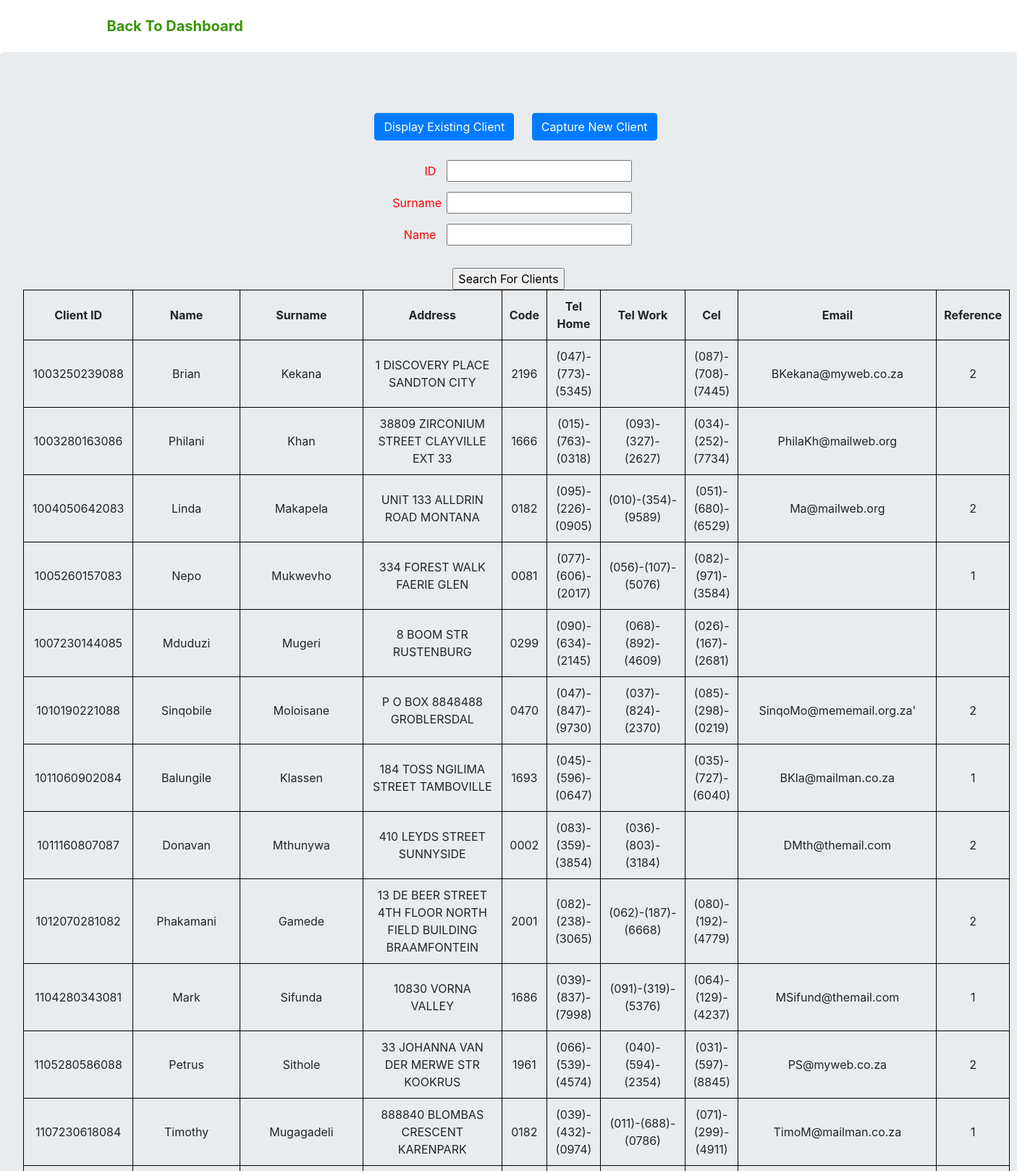
Page /displayexistingclient.php (upper part) on the committed database.
### tables this page shows
CREATE TABLE `tblclientinfo` (
  `Client_id` varchar(15) NOT NULL,
  `C_name` varchar(30) NOT NULL,
  `C_surname` varchar(50) NOT NULL,
  `Address` varchar(200) NOT NULL,
  `Code` varchar(4) NOT NULL,
  `C_Tel_H` varchar(20) NOT NULL,
  `C_Tel_W` varchar(20) NOT NULL,
  `C_Tel_C` varchar(20) NOT NULL,
  `C_Email` varchar(200) NOT NULL,
  `Reference_ID` varchar(20) NOT NULL,
  PRIMARY KEY (`Client_id`),
  KEY `Reference_ID` (`Reference_ID`)
);

### displayexistingclient.php (the view, shortened to what this page needs)
<?php
$id=filter_input(INPUT_POST,'idnumber');
$surname=filter_input(INPUT_POST,'surname');
$name=filter_input(INPUT_POST,'name');
?>
<!DOCTYPE html>
<html>
<head>
    <link rel="stylesheet" href="assets/bootstrap/css/bootstrap.min.css">
    <link rel="stylesheet" href="assets/css/Navigation-Clean.css">
    <link rel="stylesheet" href="assets/css/styles.css">
</head>
<body>
    <div>
        <nav class="navbar navbar-light navbar-expand-md navigation-clean">
            <div class="container"><a class="navbar-brand" href="index.html" style="color:rgb(57,149,0);">Back To Dashboard</a>
    </div>
    </nav>
    </div>
     <div class="jumbotron" style="text-align:center;">
        <button class="btn btn-primary" type="button" style="margin:20px;" onclick="location.href='displayexistingclient.php';";>Display Existing Client</button>
        <button class="btn btn-primary" type="button" onclick="location.href='addnewclient.php';";>Capture New Client</button>
        <?php
include('DBaccess.php');
 $query="select * from tblclientinfo WHERE C_name like ? AND C_surname like ? AND Client_id like ? ORDER BY
 Client_id ASC";
         $statement=$db->prepare($query);
  $qname= '%'. $name.'%' ;
       $statement->bindParam(1, $qname);
        $qsurname= '%'. $surname.'%' ;
       $statement->bindParam(2, $qsurname);
        $qID= '%'. $id.'%' ;
       $statement->bindParam(3, $qID);
                 $statement->execute();
                 $result=$statement->fetchAll();
?>
    <div class="aboutclient">
<form action="#" method="POST">
  <label >ID</label>
  <input type="text" name="idnumber" value="<?php echo $id?>"><br>
  <label>Surname</label>
  <input type="text" name="surname" value="<?php echo $surname?>"><br>
  <label >Name</label>
  <input type="text" name="name" value="<?php echo $name?>"><br><br>
  <input type="submit" value="Search For Clients">
</form>
</div>
<table>
<tr>
    <th>Client ID</th>
    <th>Name</th>
    <th>Surname</th>
    <th>Address</th>
    <th>Code</th>
    <th>Tel Home</th>
    <th>Tel Work</th>
    <th>Cel</th>
    <th>Email</th>
    <th>Reference</th>
</tr>
  <?php foreach($result as $client ):?>
  <tr >
      <td><?php echo $client['Client_id'];?></td>
      <td><?php echo $client['C_name'];?></td>
      <td><?php echo $client['C_surname'];?></td>
      <td><?php echo $client['Address'];?></td>
      <td><?php echo $client['Code'];?></td>
      <td><?php echo $client['C_Tel_H'];?></td>
      <td><?php echo $client['C_Tel_W'];?></td>
      <td><?php echo $client['C_Tel_C'];?></td>
      <td><?php echo $client['C_Email'];?></td>
      <td><?php echo $client['Reference_ID'];?></td>
  </tr>
       <?php endforeach; ?>
      </table>
    </div>
</body>
</html>

### assets/css/Navigation-Clean.css (style rules this page uses)
.navigation-clean { background:#fff; padding-top:.75rem; padding-bottom:.75rem; color:#333; border-radius:0; box-shadow:none; border:none; margin-bottom:0; }
@media (min-width:768px) { .navigation-clean { padding-top:1rem; padding-bottom:1rem; } }
.navigation-clean .navbar-brand { font-weight:bold; color:inherit; }
.btn:not(:disabled):not(.disabled) { text-align:center; }

### displayexistingclient.php (style rules this page uses)
label { color:red; width:60px; text-align: right; margin:10px; }
th,td { border:solid 1px black; padding:10px; }

### rows in the picture
tblclientinfo: Client_id "1003250239088", C_name "Brian", C_surname "Kekana", Address "1 DISCOVERY PLACE SANDTON CITY", Code "2196", C_Tel_H "(047)-(773)-(5345)", C_Tel_C "(087)-(708)-(7445)", C_Email "BKekana@myweb.co.za", Reference_ID "2"
tblclientinfo: Client_id "1003280163086", C_name "Philani", C_surname "Khan", Address "38809 ZIRCONIUM STREET CLAYVILLE EXT 33", Code "1666", C_Tel_H "(015)-(763)-(0318)", C_Tel_W "(093)-(327)-(2627)", C_Tel_C "(034)-(252)-(7734)", C_Email "PhilaKh@mailweb.org"
tblclientinfo: Client_id "1004050642083", C_name "Linda", C_surname "Makapela", Address "UNIT 133 ALLDRIN ROAD MONTANA", Code "0182", C_Tel_H "(095)-(226)-(0905)", C_Tel_W "(010)-(354)-(9589)", C_Tel_C "(051)-(680)-(6529)", C_Email "Ma@mailweb.org", Reference_ID "2"
tblclientinfo: Client_id "1005260157083", C_name "Nepo", C_surname "Mukwevho", Address "334 FOREST WALK FAERIE GLEN", Code "0081", C_Tel_H "(077)-(606)-(2017)", C_Tel_W "(056)-(107)-(5076)", C_Tel_C "(082)-(971)-(3584)", Reference_ID "1"
tblclientinfo: Client_id "1007230144085", C_name "Mduduzi", C_surname "Mugeri", Address "8 BOOM STR RUSTENBURG", Code "0299", C_Tel_H "(090)-(634)-(2145)", C_Tel_W "(068)-(892)-(4609)", C_Tel_C "(026)-(167)-(2681)"
tblclientinfo: Client_id "1010190221088", C_name "Sinqobile", C_surname "Moloisane", Address "P O BOX 8848488 GROBLERSDAL", Code "0470", C_Tel_H "(047)-(847)-(9730)", C_Tel_W "(037)-(824)-(2370)", C_Tel_C "(085)-(298)-(0219)", C_Email "SinqoMo@mememail.org.za'", Reference_ID "2"
tblclientinfo: Client_id "1011060902084", C_name "Balungile", C_surname "Klassen", Address "184 TOSS NGILIMA STREET TAMBOVILLE", Code "1693", C_Tel_H "(045)-(596)-(0647)", C_Tel_C "(035)-(727)-(6040)", C_Email "BKla@mailman.co.za", Reference_ID "1"
tblclientinfo: Client_id "1011160807087", C_name "Donavan", C_surname "Mthunywa", Address "410 LEYDS STREET SUNNYSIDE", Code "0002", C_Tel_H "(083)-(359)-(3854)", C_Tel_W "(036)-(803)-(3184)", C_Email "DMth@themail.com", Reference_ID "2"
tblclientinfo: Client_id "1012070281082", C_name "Phakamani", C_surname "Gamede", Address "13 DE BEER STREET 4TH FLOOR NORTH FIELD BUILDING BRAAMFONTEIN", Code "2001", C_Tel_H "(082)-(238)-(3065)", C_Tel_W "(062)-(187)-(6668)", C_Tel_C "(080)-(192)-(4779)", Reference_ID "2"
tblclientinfo: Client_id "1104280343081", C_name "Mark", C_surname "Sifunda", Address "10830 VORNA VALLEY", Code "1686", C_Tel_H "(039)-(837)-(7998)", C_Tel_W "(091)-(319)-(5376)", C_Tel_C "(064)-(129)-(4237)", C_Email "MSifund@themail.com", Reference_ID "1"
tblclientinfo: Client_id "1105280586088", C_name "Petrus", C_surname "Sithole", Address "33 JOHANNA VAN DER MERWE STR KOOKRUS", Code "1961", C_Tel_H "(066)-(539)-(4574)", C_Tel_W "(040)-(594)-(2354)", C_Tel_C "(031)-(597)-(8845)", C_Email "PS@myweb.co.za", Reference_ID "2"
tblclientinfo: Client_id "1107230618084", C_name "Timothy", C_surname "Mugagadeli", Address "888840 BLOMBAS CRESCENT KARENPARK", Code "0182", C_Tel_H "(039)-(432)-(0974)", C_Tel_W "(011)-(688)-(0786)", C_Tel_C "(071)-(299)-(4911)", C_Email "TimoM@mailman.co.za", Reference_ID "1"
